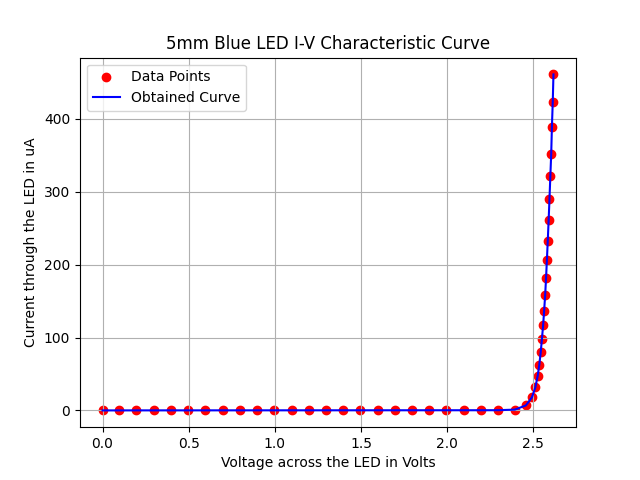

This figure's Python source:
import numpy as np
import matplotlib.pyplot as plt
from scipy.optimize import curve_fit

# Load data from CSV file, skipping the first row
data = np.loadtxt('LEDcurve.csv', delimiter=',', skiprows=1)  # adjust the filename

voltage = data[:, 0]
current = data[:, 1]

# Plot the original data and the fitting curve
plt.scatter(voltage,current, label='Data Points',color='red')
plt.plot(voltage, current, color='blue', linestyle='-', label='Obtained Curve')
plt.xlabel('Voltage across the LED in Volts')
plt.ylabel('Current through the LED in uA')
plt.legend()
plt.title('5mm Blue LED I-V Characteristic Curve')
plt.grid(True)
plt.show()
